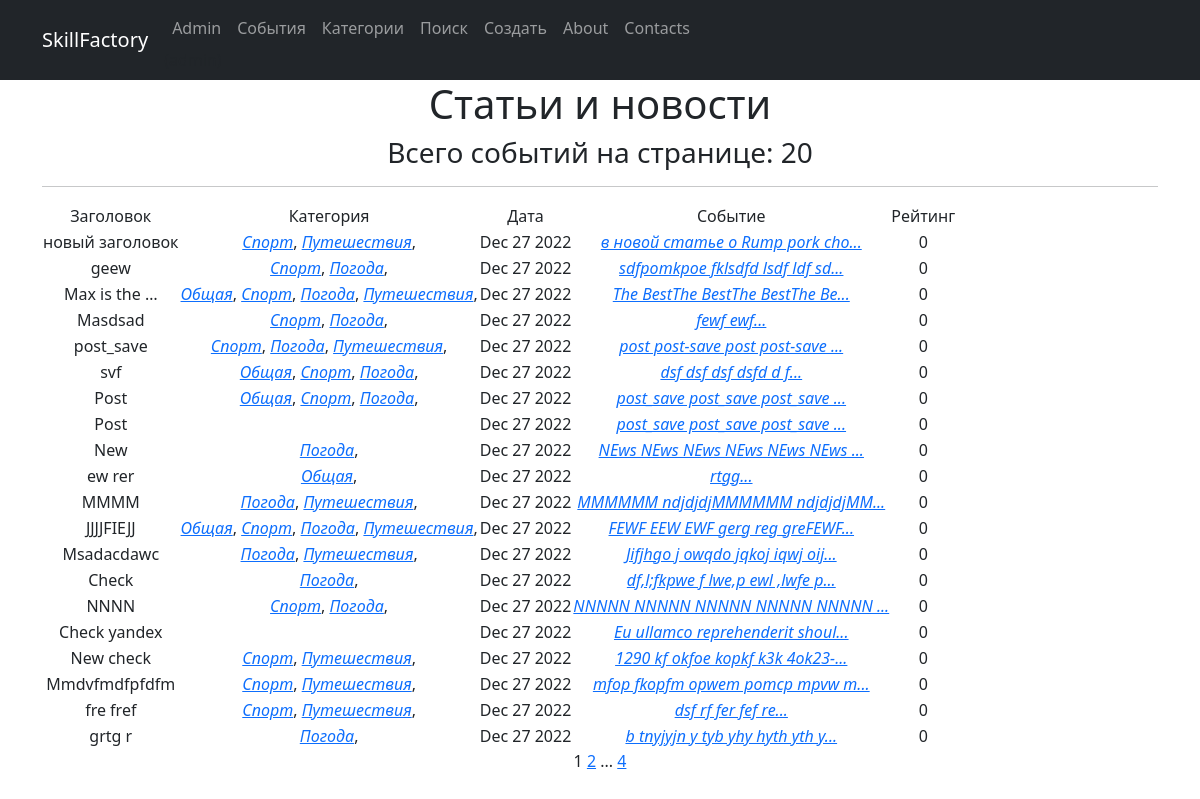
Before: /news/ with the older database file.
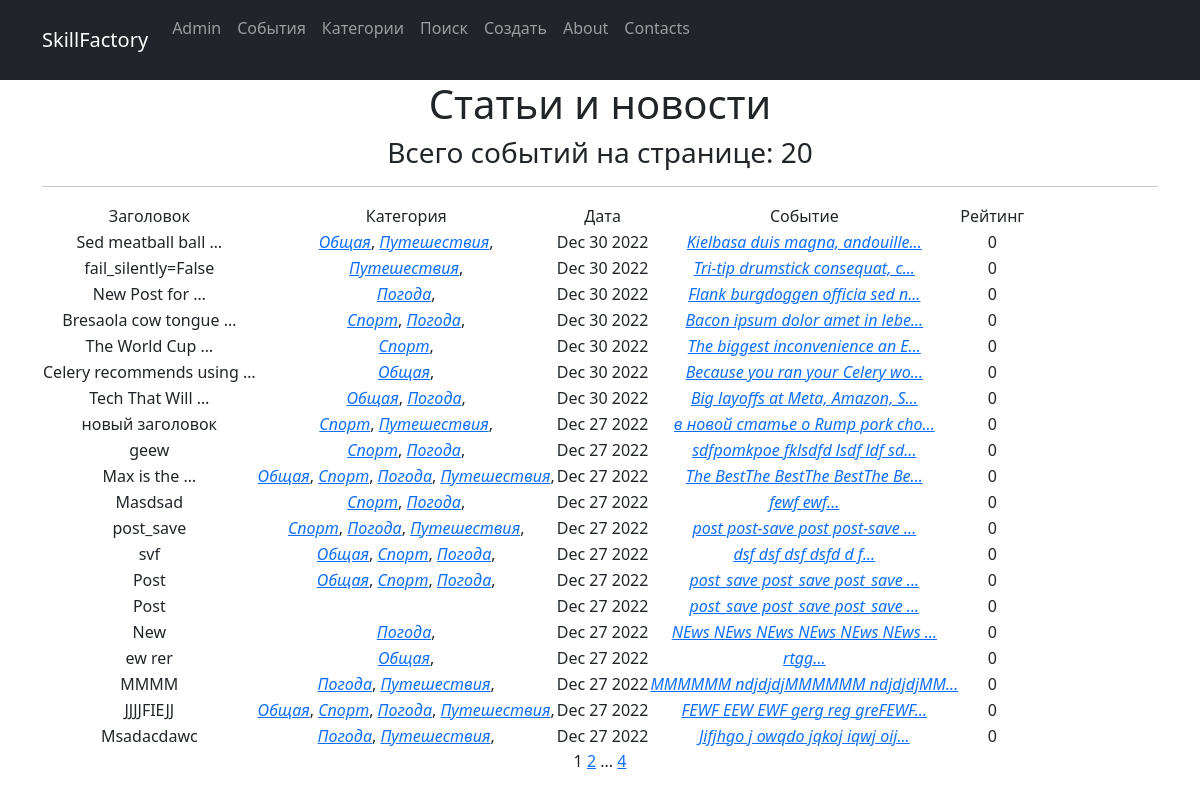
After: the same page with the newer database file.
### News/models.py (models this page shows, shortened)
class Post(models.Model):
    type = models.CharField(max_length=255, choices=TYPE, default=article)
    creation_time = models.DateTimeField(auto_now_add=True)
    title = models.CharField(max_length=255)
    text = models.TextField()
    rating = models.IntegerField(default=0)
    author = models.ForeignKey(Author, on_delete=models.CASCADE)
    category = models.ManyToManyField(Category)
    def preview(self):
        return f"{self.text[:30]}..."

class Category(models.Model):
    category_name = models.CharField(max_length=255, unique=True)
    subscribers = models.ManyToManyField(User)
    def __str__(self):
        return f'{self.category_name}'

### News/views.py (the view)
# urls.py: path('', PostsList.as_view(), name='post_list'),
class PostsList(ListView):
    model = Post
    ordering = '-creation_time'
    template_name = 'news.html'
    context_object_name = 'news'
    paginate_by = 20

### News/templatetags/custom_filters.py (called while the page is built)
@register.filter()
def censor(t):
    txt = t.split()
    for i in range(len(txt)):
        if txt[i] in censor_list:
            stars_num = '*'*len(txt[i])
            txt[i] = ''.join(stars_num)
        res = ' '.join(txt)
        return f'{res}'

### templates/news.html (shortened to what this page needs)
{% extends 'flatpages/default.html' %}
{% load custom_filters %}
{% load custom_tags %}
{% load cache %}
{% cache 300 content %}
{% block content %}
   <h1>Статьи и новости</h1>
   <h3>Всего событий на странице: {{ news|length }}</h3>
<hr>
   {% if news %}
       <table>
           <tr>
               <td>Заголовок</td>
               <td>Категория</td>
               <td>Дата</td>
               <td>Событие</td>
               <td>Рейтинг</td>
           </tr>
           {% for post in news %}
           <tr>
               <td>{{ post.title|truncatewords:3|censor }}</td>
               <td>{% for category in post.category.all %}
    <a href="http://127.0.0.1:8000/news/categories/{{ category.id }}"><i> {{ category }}</i></a>,
{% endfor %}</td>
               <td>{{ post.creation_time|date:'M d Y' }}</td>
               <td><a href="http://127.0.0.1:8000/news/{{ post.id }}"><i> {{ post.preview|censor }} </i></a></td>
               <td>{{ post.rating }}</td>
           </tr>
           {% endfor %}
       </table>
   {% else %}
       <h2>Статей нет!</h2>
   {% endif %}
   {{ page_obj.number }}
   {% if page_obj.has_next %}
       <a href="?page={{ page_obj.next_page_number }}">{{ page_obj.next_page_number }}</a>
       {% if paginator.num_pages != page_obj.next_page_number %}
           ...
           <a href="?page={{ page_obj.paginator.num_pages }}">{{ page_obj.paginator.num_pages }}</a>
       {% endif %}
   {% endif %}
{% endblock content %}
{% endcache %}

Changed rows visible on the page:
no longer on this page (row unchanged): Post: title|censor "Check", creation_time "Dec 27 2022", preview|censor "df,l;fkpwe f lwe,p ewl ,lwfe p...", rating "0", Category (category_name "Погода")
no longer on this page (row unchanged): Post: title|censor "NNNN", creation_time "Dec 27 2022", preview|censor "NNNNN NNNNN NNNNN NNNNN NNNNN ...", rating "0", Category (category_name "Спорт"), Category (category_name "Погода")
no longer on this page (row unchanged): Post: title|censor "Check yandex", creation_time "Dec 27 2022", preview|censor "Eu ullamco reprehenderit shoul...", rating "0"
no longer on this page (row unchanged): Post: title|censor "New check", creation_time "Dec 27 2022", preview|censor "1290 kf okfoe kopkf k3k 4ok23-...", rating "0", Category (category_name "Спорт"), Category (category_name "Путешествия")
no longer on this page (row unchanged): Post: title|censor "Mmdvfmdfpfdfm", creation_time "Dec 27 2022", preview|censor "mfop fkopfm opwem pomcp mpvw m...", rating "0", Category (category_name "Спорт"), Category (category_name "Путешествия")
no longer on this page (row unchanged): Post: title|censor "fre fref", creation_time "Dec 27 2022", preview|censor "dsf rf fer fef re...", rating "0", Category (category_name "Спорт"), Category (category_name "Путешествия")
no longer on this page (row unchanged): Post: title|censor "grtg r", creation_time "Dec 27 2022", preview|censor "b tnyjyjn y tyb yhy hyth yth y...", rating "0", Category (category_name "Погода")
added Post: title|censor "Sed meatball ball …", creation_time "Dec 30 2022", preview|censor "Kielbasa duis magna, andouille...", rating "0", Category (category_name "Общая"), Category (category_name "Путешествия")
added Post: title|censor "fail_silently=False", creation_time "Dec 30 2022", preview|censor "Tri-tip drumstick consequat, c...", rating "0", Category (category_name "Путешествия")
added Post: title|censor "New Post for …", creation_time "Dec 30 2022", preview|censor "Flank burgdoggen officia sed n...", rating "0", Category (category_name "Погода")
added Post: title|censor "Bresaola cow tongue …", creation_time "Dec 30 2022", preview|censor "Bacon ipsum dolor amet in lebe...", rating "0", Category (category_name "Спорт"), Category (category_name "Погода")
added Post: title|censor "The World Cup …", creation_time "Dec 30 2022", preview|censor "The biggest inconvenience an E...", rating "0", Category (category_name "Спорт")
added Post: title|censor "Celery recommends using …", creation_time "Dec 30 2022", preview|censor "Because you ran your Celery wo...", rating "0", Category (category_name "Общая")
added Post: title|censor "Tech That Will …", creation_time "Dec 30 2022", preview|censor "Big layoffs at Meta, Amazon, S...", rating "0", Category (category_name "Общая"), Category (category_name "Погода")
